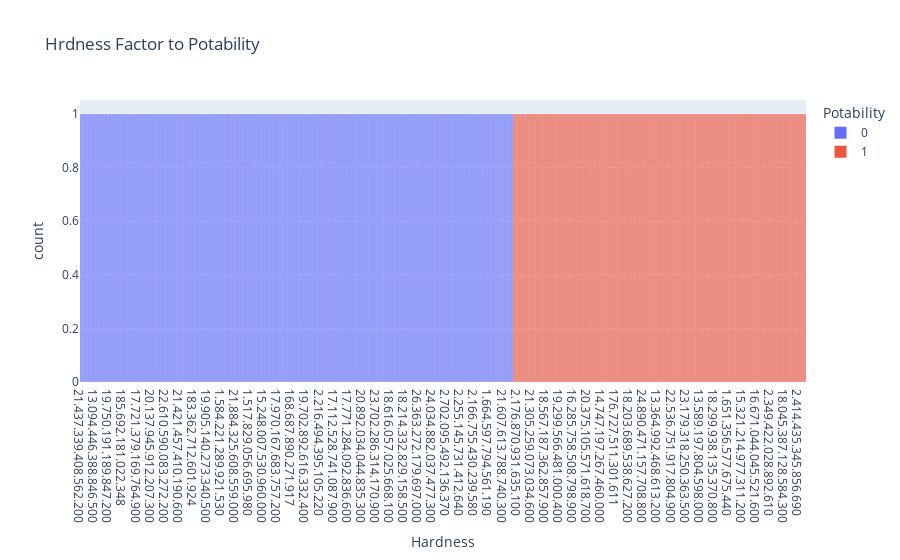

Notebook code cell kept with this figure:
### Code cell
data = df
figure = px.histogram(df, x= "Hardness", color= "Potability",
                      title="Hrdness Factor to Potability")
figure.show()

### Figure 1 — Plotly figure (JSON) as saved in the notebook; plotly's stock layout.template omitted (floating-point values rounded to 4 significant figures; data arrays with more than 128 entries replaced by an {"elided": "..."} marker saying what was removed)
{"data": [{"alignmentgroup": "True", "bingroup": "x", "hovertemplate": "Potability=0<br>Hardness=%{x}<br>count=%{y}<extra></extra>", "legendgroup": "0", "marker": {"color": "#636efa", "pattern": {"shape": ""}}, "name": "0", "offsetgroup": "0", "orientation": "v", "showlegend": true, "type": "histogram", "x": {"elided": "1200 str values"}, "xaxis": "x", "yaxis": "y"}, {"alignmentgroup": "True", "bingroup": "x", "hovertemplate": "Potability=1<br>Hardness=%{x}<br>count=%{y}<extra></extra>", "legendgroup": "1", "marker": {"color": "#EF553B", "pattern": {"shape": ""}}, "name": "1", "offsetgroup": "1", "orientation": "v", "showlegend": true, "type": "histogram", "x": {"elided": "811 str values"}, "xaxis": "x", "yaxis": "y"}], "layout": {"autosize": true, "barmode": "relative", "legend": {"title": {"text": "Potability"}, "tracegroupgap": 0}, "title": {"text": "Hrdness Factor to Potability"}, "xaxis": {"anchor": "y", "autorange": true, "domain": [0, 1], "range": [-0.5, 2010.0], "title": {"text": "Hardness"}, "type": "category"}, "yaxis": {"anchor": "x", "autorange": true, "domain": [0, 1], "range": [0, 1.053], "title": {"text": "count"}}}}
